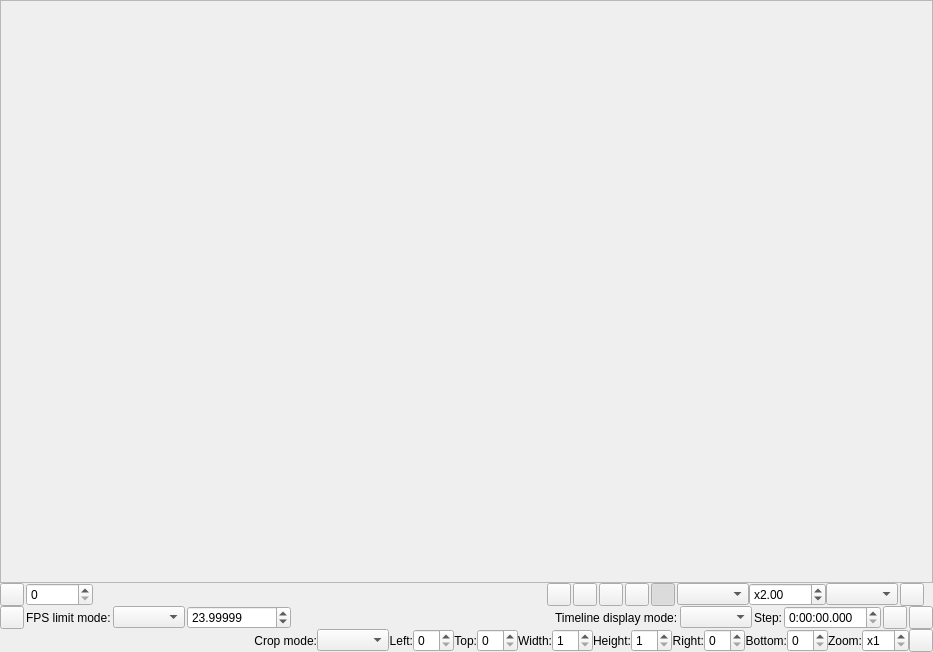
<?xml version="1.0" encoding="UTF-8"?>
<ui version="4.0">
 <class>PreviewDialog</class>
 <widget class="QDialog" name="PreviewDialog">
  <property name="geometry">
   <rect>
    <x>0</x>
    <y>0</y>
    <width>933</width>
    <height>652</height>
   </rect>
  </property>
  <property name="windowTitle">
   <string>Dialog</string>
  </property>
  <layout class="QVBoxLayout" name="mainLayout">
   <property name="spacing">
    <number>0</number>
   </property>
   <property name="leftMargin">
    <number>0</number>
   </property>
   <property name="topMargin">
    <number>0</number>
   </property>
   <property name="rightMargin">
    <number>0</number>
   </property>
   <property name="bottomMargin">
    <number>0</number>
   </property>
   <item>
    <widget class="PreviewArea" name="previewArea">
     <property name="widgetResizable">
      <bool>true</bool>
     </property>
     <property name="alignment">
      <set>Qt::AlignLeading|Qt::AlignLeft|Qt::AlignTop</set>
     </property>
    </widget>
   </item>
   <item>
    <widget class="QWidget" name="toolBar" native="true">
     <property name="sizePolicy">
      <sizepolicy hsizetype="Expanding" vsizetype="Fixed">
       <horstretch>0</horstretch>
       <verstretch>0</verstretch>
      </sizepolicy>
     </property>
     <layout class="QHBoxLayout" name="horizontalLayout">
      <property name="spacing">
       <number>2</number>
      </property>
      <property name="leftMargin">
       <number>0</number>
      </property>
      <property name="topMargin">
       <number>0</number>
      </property>
      <property name="rightMargin">
       <number>0</number>
      </property>
      <property name="bottomMargin">
       <number>0</number>
      </property>
      <item>
       <widget class="QToolButton" name="timeLineCheckButton">
        <property name="toolTip">
         <string>Timeline</string>
        </property>
        <property name="checkable">
         <bool>true</bool>
        </property>
       </widget>
      </item>
      <item>
       <widget class="QSpinBox" name="frameNumberSpinBox">
        <property name="sizePolicy">
         <sizepolicy hsizetype="Minimum" vsizetype="Fixed">
          <horstretch>0</horstretch>
          <verstretch>0</verstretch>
         </sizepolicy>
        </property>
        <property name="keyboardTracking">
         <bool>false</bool>
        </property>
        <property name="maximum">
         <number>999999999</number>
        </property>
       </widget>
      </item>
      <item>
       <widget class="QLabel" name="frameStatusLabel">
        <property name="minimumSize">
         <size>
          <width>16</width>
          <height>0</height>
         </size>
        </property>
        <property name="text">
         <string/>
        </property>
       </widget>
      </item>
      <item>
       <widget class="TimeLineSlider" name="frameNumberSlider" native="true">
        <property name="sizePolicy">
         <sizepolicy hsizetype="Expanding" vsizetype="Preferred">
          <horstretch>0</horstretch>
          <verstretch>0</verstretch>
         </sizepolicy>
        </property>
       </widget>
      </item>
      <item>
       <widget class="QToolButton" name="frameToClipboardButton">
        <property name="toolTip">
         <string>Copy frame to clipboard</string>
        </property>
       </widget>
      </item>
      <item>
       <widget class="QToolButton" name="saveSnapshotButton">
        <property name="toolTip">
         <string>Save snapshot</string>
        </property>
       </widget>
      </item>
      <item>
       <widget class="QToolButton" name="advancedSettingsButton">
        <property name="toolTip">
         <string>Preview Advanced Settings</string>
        </property>
       </widget>
      </item>
      <item>
       <widget class="QToolButton" name="cropCheckButton">
        <property name="toolTip">
         <string>Crop assistant</string>
        </property>
        <property name="checkable">
         <bool>true</bool>
        </property>
       </widget>
      </item>
      <item>
       <widget class="QToolButton" name="zoomCheckButton">
        <property name="toolTip">
         <string>Zoom</string>
        </property>
        <property name="checkable">
         <bool>true</bool>
        </property>
        <property name="checked">
         <bool>true</bool>
        </property>
       </widget>
      </item>
      <item>
       <widget class="QWidget" name="zoomPanel" native="true">
        <layout class="QHBoxLayout" name="horizontalLayout_2">
         <property name="spacing">
          <number>0</number>
         </property>
         <property name="leftMargin">
          <number>0</number>
         </property>
         <property name="topMargin">
          <number>0</number>
         </property>
         <property name="rightMargin">
          <number>0</number>
         </property>
         <property name="bottomMargin">
          <number>0</number>
         </property>
         <item>
          <widget class="QComboBox" name="zoomModeComboBox">
           <property name="sizePolicy">
            <sizepolicy hsizetype="Minimum" vsizetype="Fixed">
             <horstretch>0</horstretch>
             <verstretch>0</verstretch>
            </sizepolicy>
           </property>
          </widget>
         </item>
         <item>
          <widget class="QDoubleSpinBox" name="zoomRatioSpinBox">
           <property name="keyboardTracking">
            <bool>false</bool>
           </property>
           <property name="prefix">
            <string>x</string>
           </property>
           <property name="minimum">
            <double>0.010000000000000</double>
           </property>
           <property name="maximum">
            <double>1024.000000000000000</double>
           </property>
           <property name="value">
            <double>2.000000000000000</double>
           </property>
          </widget>
         </item>
         <item>
          <widget class="QComboBox" name="scaleModeComboBox"/>
         </item>
        </layout>
       </widget>
      </item>
      <item>
       <widget class="QToolButton" name="colorPickerButton">
        <property name="toolTip">
         <string>Color picker</string>
        </property>
        <property name="text">
         <string/>
        </property>
       </widget>
      </item>
      <item>
       <widget class="QLabel" name="colorPickerLabel">
        <property name="text">
         <string/>
        </property>
       </widget>
      </item>
     </layout>
     <zorder>colorPickerButton</zorder>
     <zorder>frameNumberSlider</zorder>
     <zorder>frameToClipboardButton</zorder>
     <zorder>saveSnapshotButton</zorder>
     <zorder>advancedSettingsButton</zorder>
     <zorder>cropCheckButton</zorder>
     <zorder>zoomCheckButton</zorder>
     <zorder>zoomPanel</zorder>
     <zorder>colorPickerLabel</zorder>
     <zorder>timeLineCheckButton</zorder>
     <zorder>frameNumberSpinBox</zorder>
     <zorder>frameStatusLabel</zorder>
    </widget>
   </item>
   <item>
    <widget class="QWidget" name="timeLinePanel" native="true">
     <layout class="QHBoxLayout" name="horizontalLayout_4">
      <property name="spacing">
       <number>2</number>
      </property>
      <property name="leftMargin">
       <number>0</number>
      </property>
      <property name="topMargin">
       <number>0</number>
      </property>
      <property name="rightMargin">
       <number>0</number>
      </property>
      <property name="bottomMargin">
       <number>0</number>
      </property>
      <item>
       <widget class="QToolButton" name="playButton">
        <property name="text">
         <string/>
        </property>
       </widget>
      </item>
      <item>
       <widget class="QLabel" name="label">
        <property name="text">
         <string>FPS limit mode:</string>
        </property>
       </widget>
      </item>
      <item>
       <widget class="QComboBox" name="playFpsLimitModeComboBox"/>
      </item>
      <item>
       <widget class="QDoubleSpinBox" name="playFpsLimitSpinBox">
        <property name="decimals">
         <number>5</number>
        </property>
        <property name="maximum">
         <double>100000.000000000000000</double>
        </property>
        <property name="value">
         <double>23.999990000000000</double>
        </property>
       </widget>
      </item>
      <item>
       <spacer name="horizontalSpacer_2">
        <property name="orientation">
         <enum>Qt::Horizontal</enum>
        </property>
        <property name="sizeHint" stdset="0">
         <size>
          <width>571</width>
          <height>20</height>
         </size>
        </property>
       </spacer>
      </item>
      <item>
       <widget class="QLabel" name="timeLineModeLabel">
        <property name="text">
         <string>Timeline display mode:</string>
        </property>
        <property name="margin">
         <number>2</number>
        </property>
       </widget>
      </item>
      <item>
       <widget class="QComboBox" name="timeLineModeComboBox">
        <property name="sizePolicy">
         <sizepolicy hsizetype="Minimum" vsizetype="Fixed">
          <horstretch>0</horstretch>
          <verstretch>0</verstretch>
         </sizepolicy>
        </property>
       </widget>
      </item>
      <item>
       <widget class="QLabel" name="stepLabel">
        <property name="text">
         <string>Step:</string>
        </property>
        <property name="margin">
         <number>2</number>
        </property>
       </widget>
      </item>
      <item>
       <widget class="QTimeEdit" name="timeStepEdit">
        <property name="displayFormat">
         <string>H:mm:ss.zzz</string>
        </property>
       </widget>
      </item>
      <item>
       <widget class="QToolButton" name="timeStepBackButton">
        <property name="toolTip">
         <string>Step back</string>
        </property>
       </widget>
      </item>
      <item>
       <widget class="QToolButton" name="timeStepForwardButton">
        <property name="toolTip">
         <string>Step forward</string>
        </property>
       </widget>
      </item>
     </layout>
    </widget>
   </item>
   <item>
    <widget class="QWidget" name="cropPanel" native="true">
     <layout class="QHBoxLayout" name="horizontalLayout_3">
      <property name="spacing">
       <number>0</number>
      </property>
      <property name="leftMargin">
       <number>0</number>
      </property>
      <property name="topMargin">
       <number>0</number>
      </property>
      <property name="rightMargin">
       <number>0</number>
      </property>
      <property name="bottomMargin">
       <number>0</number>
      </property>
      <item>
       <spacer name="horizontalSpacer">
        <property name="orientation">
         <enum>Qt::Horizontal</enum>
        </property>
        <property name="sizeHint" stdset="0">
         <size>
          <width>40</width>
          <height>20</height>
         </size>
        </property>
       </spacer>
      </item>
      <item>
       <widget class="QLabel" name="cropModeLabel">
        <property name="sizePolicy">
         <sizepolicy hsizetype="Preferred" vsizetype="Preferred">
          <horstretch>0</horstretch>
          <verstretch>0</verstretch>
         </sizepolicy>
        </property>
        <property name="text">
         <string>Crop mode:</string>
        </property>
        <property name="alignment">
         <set>Qt::AlignRight|Qt::AlignTrailing|Qt::AlignVCenter</set>
        </property>
        <property name="margin">
         <number>4</number>
        </property>
       </widget>
      </item>
      <item>
       <widget class="QComboBox" name="cropModeComboBox"/>
      </item>
      <item>
       <widget class="QLabel" name="cropLeftLabel">
        <property name="sizePolicy">
         <sizepolicy hsizetype="Preferred" vsizetype="Preferred">
          <horstretch>0</horstretch>
          <verstretch>0</verstretch>
         </sizepolicy>
        </property>
        <property name="text">
         <string>Left:</string>
        </property>
        <property name="alignment">
         <set>Qt::AlignRight|Qt::AlignTrailing|Qt::AlignVCenter</set>
        </property>
        <property name="margin">
         <number>4</number>
        </property>
       </widget>
      </item>
      <item>
       <widget class="QSpinBox" name="cropLeftSpinBox">
        <property name="keyboardTracking">
         <bool>false</bool>
        </property>
       </widget>
      </item>
      <item>
       <widget class="QLabel" name="cropTopLabel">
        <property name="sizePolicy">
         <sizepolicy hsizetype="Preferred" vsizetype="Preferred">
          <horstretch>0</horstretch>
          <verstretch>0</verstretch>
         </sizepolicy>
        </property>
        <property name="text">
         <string>Top:</string>
        </property>
        <property name="alignment">
         <set>Qt::AlignRight|Qt::AlignTrailing|Qt::AlignVCenter</set>
        </property>
        <property name="margin">
         <number>4</number>
        </property>
       </widget>
      </item>
      <item>
       <widget class="QSpinBox" name="cropTopSpinBox">
        <property name="keyboardTracking">
         <bool>false</bool>
        </property>
       </widget>
      </item>
      <item>
       <widget class="QLabel" name="cropWidthLabel">
        <property name="sizePolicy">
         <sizepolicy hsizetype="Preferred" vsizetype="Preferred">
          <horstretch>0</horstretch>
          <verstretch>0</verstretch>
         </sizepolicy>
        </property>
        <property name="text">
         <string>Width:</string>
        </property>
        <property name="alignment">
         <set>Qt::AlignRight|Qt::AlignTrailing|Qt::AlignVCenter</set>
        </property>
        <property name="margin">
         <number>4</number>
        </property>
       </widget>
      </item>
      <item>
       <widget class="QSpinBox" name="cropWidthSpinBox">
        <property name="keyboardTracking">
         <bool>false</bool>
        </property>
        <property name="minimum">
         <number>1</number>
        </property>
       </widget>
      </item>
      <item>
       <widget class="QLabel" name="cropHeightLabel">
        <property name="sizePolicy">
         <sizepolicy hsizetype="Preferred" vsizetype="Preferred">
          <horstretch>0</horstretch>
          <verstretch>0</verstretch>
         </sizepolicy>
        </property>
        <property name="text">
         <string>Height:</string>
        </property>
        <property name="alignment">
         <set>Qt::AlignRight|Qt::AlignTrailing|Qt::AlignVCenter</set>
        </property>
        <property name="margin">
         <number>4</number>
        </property>
       </widget>
      </item>
      <item>
       <widget class="QSpinBox" name="cropHeightSpinBox">
        <property name="keyboardTracking">
         <bool>false</bool>
        </property>
        <property name="minimum">
         <number>1</number>
        </property>
       </widget>
      </item>
      <item>
       <widget class="QLabel" name="cropRightLabel">
        <property name="sizePolicy">
         <sizepolicy hsizetype="Preferred" vsizetype="Preferred">
          <horstretch>0</horstretch>
          <verstretch>0</verstretch>
         </sizepolicy>
        </property>
        <property name="text">
         <string>Right:</string>
        </property>
        <property name="alignment">
         <set>Qt::AlignRight|Qt::AlignTrailing|Qt::AlignVCenter</set>
        </property>
        <property name="margin">
         <number>4</number>
        </property>
       </widget>
      </item>
      <item>
       <widget class="QSpinBox" name="cropRightSpinBox">
        <property name="keyboardTracking">
         <bool>false</bool>
        </property>
       </widget>
      </item>
      <item>
       <widget class="QLabel" name="cropBottomLabel">
        <property name="sizePolicy">
         <sizepolicy hsizetype="Preferred" vsizetype="Preferred">
          <horstretch>0</horstretch>
          <verstretch>0</verstretch>
         </sizepolicy>
        </property>
        <property name="text">
         <string>Bottom:</string>
        </property>
        <property name="alignment">
         <set>Qt::AlignRight|Qt::AlignTrailing|Qt::AlignVCenter</set>
        </property>
        <property name="margin">
         <number>4</number>
        </property>
       </widget>
      </item>
      <item>
       <widget class="QSpinBox" name="cropBottomSpinBox">
        <property name="keyboardTracking">
         <bool>false</bool>
        </property>
       </widget>
      </item>
      <item>
       <widget class="QLabel" name="cropZoomLabel">
        <property name="sizePolicy">
         <sizepolicy hsizetype="Preferred" vsizetype="Preferred">
          <horstretch>0</horstretch>
          <verstretch>0</verstretch>
         </sizepolicy>
        </property>
        <property name="text">
         <string>Zoom:</string>
        </property>
        <property name="alignment">
         <set>Qt::AlignRight|Qt::AlignTrailing|Qt::AlignVCenter</set>
        </property>
        <property name="margin">
         <number>4</number>
        </property>
       </widget>
      </item>
      <item>
       <widget class="QSpinBox" name="cropZoomRatioSpinBox">
        <property name="keyboardTracking">
         <bool>false</bool>
        </property>
        <property name="prefix">
         <string>x</string>
        </property>
        <property name="minimum">
         <number>1</number>
        </property>
       </widget>
      </item>
      <item>
       <widget class="QToolButton" name="cropPasteToScriptButton">
        <property name="toolTip">
         <string>Paste into script</string>
        </property>
       </widget>
      </item>
     </layout>
    </widget>
   </item>
  </layout>
  <zorder>toolBar</zorder>
  <zorder>previewArea</zorder>
  <zorder>cropPanel</zorder>
  <zorder>timeLinePanel</zorder>
 </widget>
 <customwidgets>
  <customwidget>
   <class>PreviewArea</class>
   <extends>QScrollArea</extends>
   <header>../../src/preview/previewarea.h</header>
   <container>1</container>
  </customwidget>
  <customwidget>
   <class>TimeLineSlider</class>
   <extends>QWidget</extends>
   <header>../../src/preview/timelineslider.h</header>
   <container>1</container>
  </customwidget>
 </customwidgets>
 <resources/>
 <connections/>
</ui>
